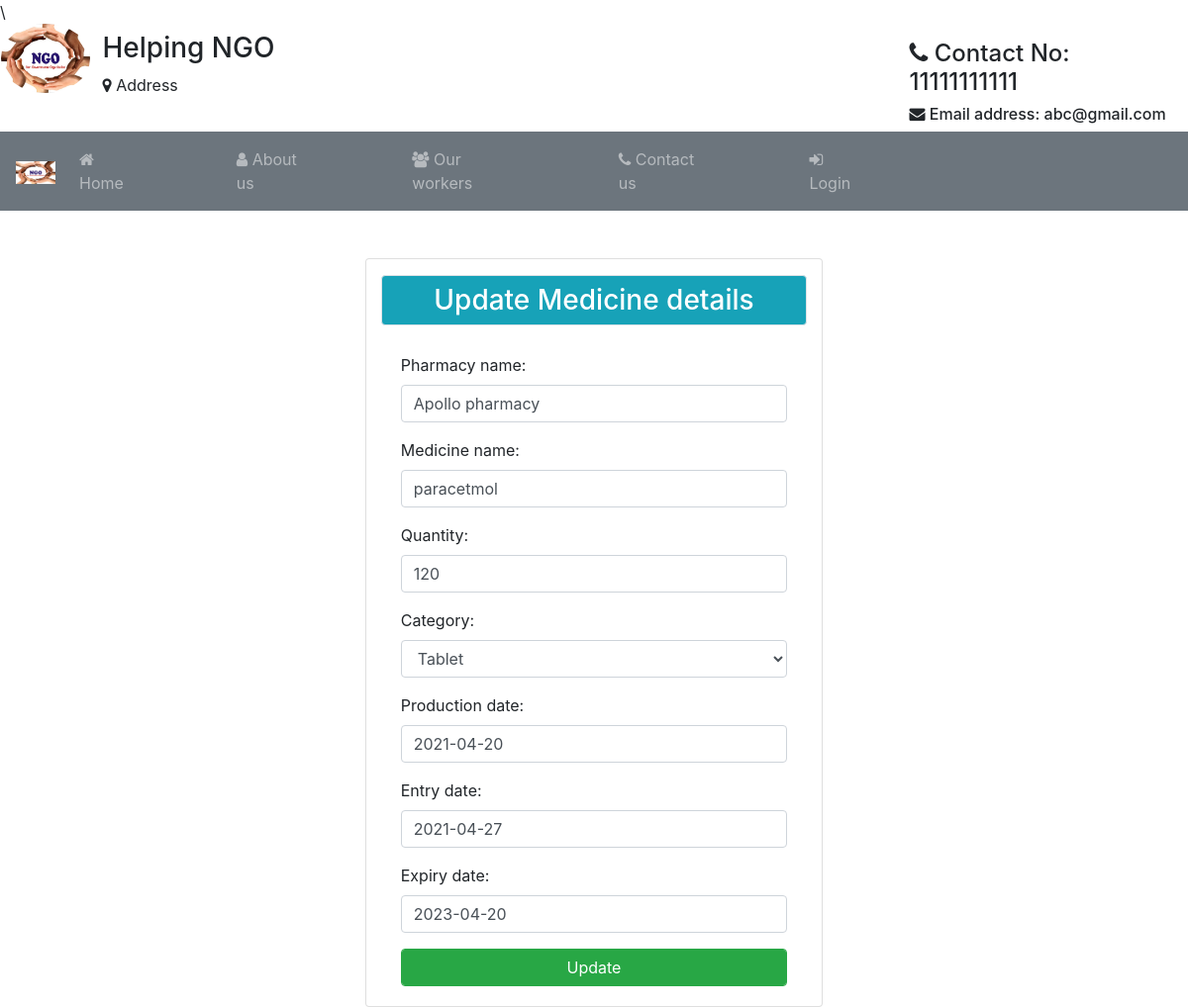
The page /e/1/ on the database its author committed.
### Student/models.py (models this page shows)
class MedicineInfo(models.Model):
	pharmacy_name=models.CharField(max_length=200,null=True)
	phrlicense_no=models.CharField(max_length=20,null=True)
	c=[('Tablet','Tablet'),('Syrup','Syrup'),('Injection','Injection')]
	medicine_name=models.CharField(max_length=120)
	category=models.CharField(choices=c,max_length=20,default="Tablet")
	dosage=models.CharField(max_length=20)
	days_count=models.CharField(max_length=20,blank=True)
	production_date=models.DateField(null=True)
	entry_date=models.DateField(null=True)
	expiry_date=models.DateField(null=True)
	created_date=models.DateField(auto_now=True)
	quantity=models.CharField(max_length=20,null=True)
	remaining_tablets=models.CharField(max_length=20,null=True)
	uid=models.ForeignKey(User,on_delete=models.CASCADE)

### Student/views.py (the view)
# urls.py: path('e/<int:si>/',views.userupdate,name="ue"),
def userupdate(up,si):
	a=MedicineInfo.objects.get(id=si)
	if up.method=="POST":
		d=Medform(up.POST,instance=a)
		if d.is_valid():
			d.save()
			return redirect('/tb')
	d=Medform(instance=a)
	return render(up,'htfiles/updateuser.html',{'us':d})

### Student/forms.py
class Medform(forms.ModelForm):
	class Meta:
		model=MedicineInfo
		fields=['pharmacy_name','medicine_name','quantity','category','production_date','entry_date','expiry_date']
		widgets={
		"pharmacy_name":forms.TextInput(attrs={"class":"form-control","placeholder":"Enter pharmacy name"}),
		"medicine_name":forms.TextInput(attrs={"class":"form-control","placeholder":"Medicine name"}),
		"quantity":forms.TextInput(attrs={"class":"form-control","placeholder":"Enter Quantity"}),
		"category":forms.Select(attrs={"class":"form-control","placeholder":"Enter category"}),
		"production_date":forms.DateInput(attrs={"class":"form-control","placeholder":"YYYY-MM-DD"}),
		"entry_date":forms.DateInput(attrs={"class":"form-control","placeholder":"YYYY-MM-DD"}),
		"expiry_date":forms.DateInput(attrs={"class":"form-control","placeholder":"YYYY-MM-DD"}),
		}

### Student/templates/htfiles/updateuser.html (shortened to what this page needs)
{% extends 'htfiles/header.html' %}
{% block content %}
<div class="container">
	<div class="card col-md-5 mt-5 mx-auto">
		<h3 class="bg-info text-white text-center border rounded mt-3 p-2">Update Medicine details</h3>
		<div class="card-body">
			<form method="POST">
				{{us.as_p}}
				<input type="submit" value="Update" class="form-control btn btn-success btn-block">
			</form>
		</div>
	</div>
</div>
{% endblock %}

### rows shown on the page
MedicineInfo: pharmacy_name "Apollo pharmacy", medicine_name "paracetmol", quantity "120", category "Tablet", production_date "2021-04-20", entry_date "2021-04-27", expiry_date "2023-04-20"
